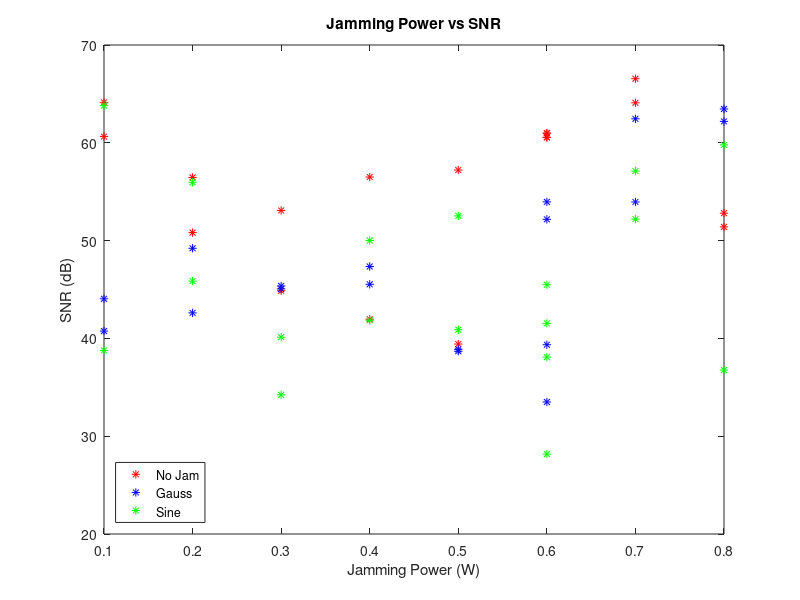

Recreate this plot in MATLAB.
% COPYRIGHT © 2025 FAU
% 
% This MATLAB script is the intellectual property of FAU.
% All rights reserved.
% 
% Redistribution and use in source and binary forms, with or without 
% modification, are permitted provided that the following conditions are met:
% 
% 1. Redistributions of source code must retain the above copyright notice, 
%    this list of conditions, and the following disclaimer.
% 2. Redistributions in binary form must reproduce the above copyright notice, 
%    this list of conditions, and the following disclaimer in the documentation 
%    and/or other materials provided with the distribution.
% 3. Neither the name of FAU nor the names of its 
%    contributors may be used to endorse or promote products derived from 
%    this software without specific prior written permission.
% 
% THIS SOFTWARE IS PROVIDED "AS IS" AND ANY EXPRESS OR IMPLIED WARRANTIES, 
% INCLUDING, BUT NOT LIMITED TO, THE IMPLIED WARRANTIES OF MERCHANTABILITY AND 
% FITNESS FOR A PARTICULAR PURPOSE ARE DISCLAIMED. IN NO EVENT SHALL THE 
% COPYRIGHT HOLDER OR CONTRIBUTORS BE LIABLE FOR ANY DIRECT, INDIRECT, INCIDENTAL, 
% SPECIAL, EXEMPLARY, OR CONSEQUENTIAL DAMAGES (INCLUDING, BUT NOT LIMITED TO, 
% PROCUREMENT OF SUBSTITUTE GOODS OR SERVICES; LOSS OF USE, DATA, OR PROFITS; 
% OR BUSINESS INTERRUPTION) HOWEVER CAUSED AND ON ANY THEORY OF LIABILITY, 
% WHETHER IN CONTRACT, STRICT LIABILITY, OR TORT (INCLUDING NEGLIGENCE OR OTHERWISE) 
% ARISING IN ANY WAY OUT OF THE USE OF THIS SOFTWARE, EVEN IF ADVISED OF THE 
% POSSIBILITY OF SUCH DAMAGE.
%
% Authour: Kaarmukilan

%%
clc;
clear;
close all;

load SNR_values.mat

noJam_SNR = SNR_matrix(1:18,2);
gauss_SNR = SNR_matrix(1:18,3);
sine_SNR  = SNR_matrix(1:18,4);

% Jamming Power (W)
jamPower = [0.1 0.3 0.6 0.1 0.3 0.6 0.2 0.2 0.4 0.4 0.5 0.5 0.7 0.7 0.8 0.8 0.6 0.6];

figure;
plot(jamPower,noJam_SNR,'r*');
hold on;
plot(jamPower,gauss_SNR,'b*');
hold on;
plot(jamPower,sine_SNR,'g*');
figName = sprintf('Jamming Power vs SNR');
title(figName)
xlabel('Jamming Power (W)')
ylabel('SNR (dB)')
legend({'No Jam','Gauss','Sine'},'Location','southwest');
